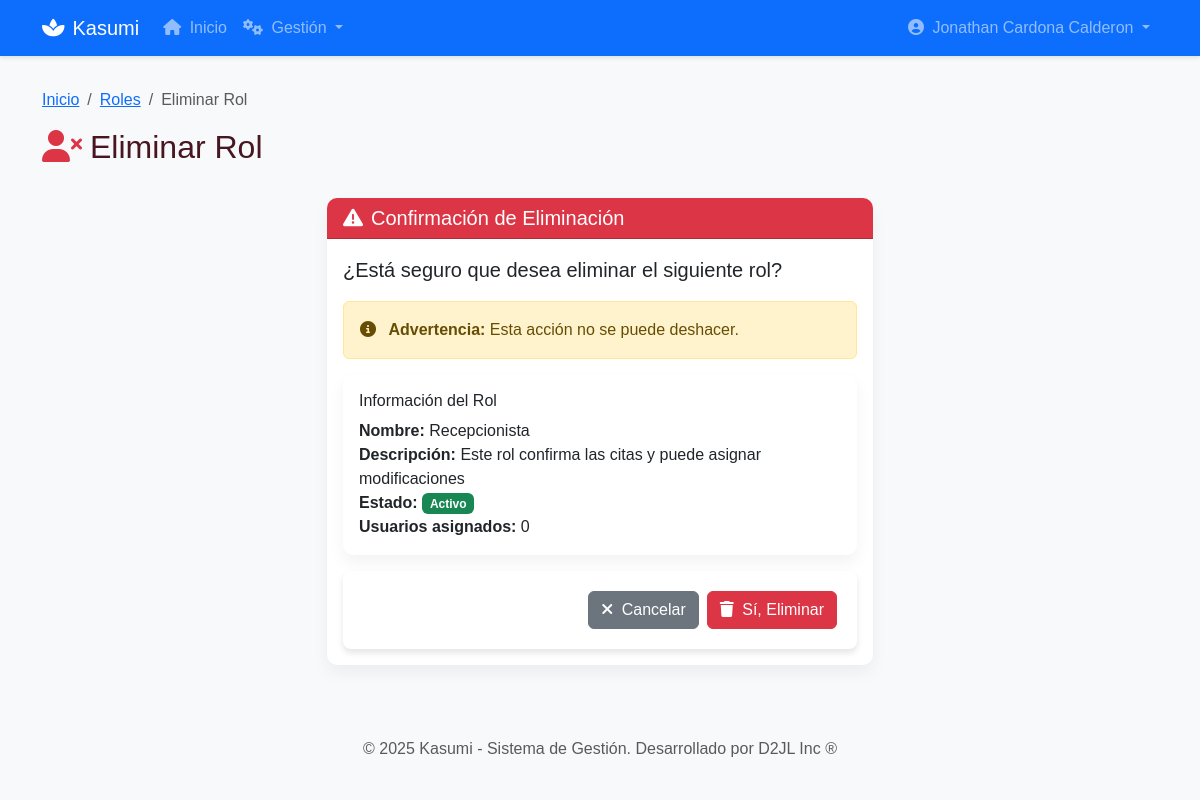
The app's page /usuarios/roles/eliminar/1/ (signed in) with its own data.
### accounts/models.py (models this page shows, shortened)
class Usuario(AbstractUser):
    TIPO_DOCUMENTO_CHOICES = [
        ('CC', 'Cédula de Ciudadanía'),
        ('CE', 'Cédula de Extranjería'),
        ('TI', 'Tarjeta de Identidad'),
        ('PAS', 'Pasaporte'),
    ]
    username = None
    email = models.EmailField(_('email address'), unique=True)
    tipo_documento = models.CharField(
        max_length=3,
        choices=TIPO_DOCUMENTO_CHOICES,
        default='CC',
        verbose_name='Tipo de Documento'
    )
    numero_documento = models.CharField(
        max_length=20,
        unique=True,
        verbose_name='Número de Documento'
    )
    telefono = models.CharField(max_length=15, blank=True, verbose_name='Teléfono')
    direccion = models.TextField(blank=True, verbose_name='Dirección')
    ciudad = models.CharField(max_length=100, blank=True, verbose_name='Ciudad')
    fecha_nacimiento = models.DateField(null=True, blank=True, verbose_name='Fecha de Nacimiento')
    USERNAME_FIELD = 'email'
    REQUIRED_FIELDS = ['numero_documento', 'first_name', 'last_name']
    objects = UsuarioManager()
    class Meta:
        verbose_name = 'Usuario'
        verbose_name_plural = 'Usuarios'

### gestion_usuarios/models.py (models this page shows, shortened)
class Rol(models.Model):
    class Estado(models.TextChoices):
        ACTIVO = 'A', _('Activo')
        INACTIVO = 'I', _('Inactivo')
    nombre = models.CharField(max_length=50, unique=True, verbose_name=_('Nombre del Rol'))
    descripcion = models.TextField(blank=True, verbose_name=_('Descripción'))
    estado = models.CharField(
        max_length=1,
        choices=Estado.choices,
        default=Estado.ACTIVO,
        verbose_name=_('Estado')
    )
    fecha_creacion = models.DateTimeField(auto_now_add=True, verbose_name=_('Fecha de Creación'))
    fecha_actualizacion = models.DateTimeField(auto_now=True, verbose_name=_('Última Actualización'))
    puede_ver_usuarios = models.BooleanField(default=False, verbose_name=_('Puede ver usuarios'))
    puede_crear_usuarios = models.BooleanField(default=False, verbose_name=_('Puede crear usuarios'))
    puede_editar_usuarios = models.BooleanField(default=False, verbose_name=_('Puede editar usuarios'))
    puede_eliminar_usuarios = models.BooleanField(default=False, verbose_name=_('Puede eliminar usuarios'))
    puede_ver_reportes = models.BooleanField(default=False, verbose_name=_('Puede ver reportes'))
    puede_ver_configuracion = models.BooleanField(default=False, verbose_name=_('Puede ver configuración'))
    class Meta:
        verbose_name = _('Rol')
        verbose_name_plural = _('Roles')
        ordering = ['nombre']
    @property
    def esta_activo(self):
        return self.estado == self.Estado.ACTIVO

### gestion_usuarios/views.py (the view, shortened to what this page needs)
class EliminarRolView(LoginRequiredMixin, UserPassesTestMixin, DeleteView):
    model = Rol
    template_name = 'gestion_usuarios/roles/eliminar_rol.html'
    success_url = reverse_lazy('gestion_usuarios:lista_roles')
    def test_func(self):
        return self.request.user.is_staff

### templates/gestion_usuarios/roles/eliminar_rol.html (shortened to what this page needs)
{% extends "base.html" %}
{% load static %}
{% block content %}
<div class="row mb-4">
    <div class="col-12">
        <nav aria-label="breadcrumb">
            <ol class="breadcrumb">
                <li class="breadcrumb-item"><a href="{% url 'core:home' %}">Inicio</a></li>
                <li class="breadcrumb-item"><a href="{% url 'gestion_usuarios:lista_roles' %}">Roles</a></li>
                <li class="breadcrumb-item active">Eliminar Rol</li>
            </ol>
        </nav>
        <h2><i class="fas fa-user-times me-2 text-danger"></i>Eliminar Rol</h2>
    </div>
</div>
<div class="row">
    <div class="col-lg-6 mx-auto">
        <div class="card border-danger">
            <div class="card-header bg-danger text-white">
                <h5 class="mb-0"><i class="fas fa-exclamation-triangle me-2"></i>Confirmación de Eliminación</h5>
            </div>
            <div class="card-body">
                <p class="lead">¿Está seguro que desea eliminar el siguiente rol?</p>
                <div class="alert alert-warning">
                    <i class="fas fa-info-circle me-2"></i>
                    <strong>Advertencia:</strong> Esta acción no se puede deshacer.
                </div>
                <div class="card mb-3">
                    <div class="card-body">
                        <h6 class="card-title">Información del Rol</h6>
                        <ul class="list-unstyled mb-0">
                            <li><strong>Nombre:</strong> {{ object.nombre }}</li>
                            <li><strong>Descripción:</strong> {{ object.descripcion|default:"-" }}</li>
                            <li><strong>Estado:</strong>
                                {% if object.esta_activo %}
                                    <span class="badge bg-success">Activo</span>
                                {% else %}
                                    <span class="badge bg-danger">Inactivo</span>
                                {% endif %}
                            </li>
                            <li><strong>Usuarios asignados:</strong> {{ object.usuarios_asignados.count }}</li>
                        </ul>
                    </div>
                </div>
                <form method="post">
                    <div class="d-flex gap-2 justify-content-end">
                        <a href="{% url 'gestion_usuarios:lista_roles' %}" class="btn btn-secondary">
                            <i class="fas fa-times me-1"></i> Cancelar
                        </a>
                        <button type="submit" class="btn btn-danger">
                            <i class="fas fa-trash me-1"></i> Sí, Eliminar
                        </button>
                    </div>
                </form>
            </div>
        </div>
    </div>
</div>
{% endblock %}

### templates/base.html (shortened to what this page needs)
<!DOCTYPE html>
{% load static %}
<html lang="es">
<head>
    <link href="https://cdn.jsdelivr.net/npm/bootstrap@5.3.3/dist/css/bootstrap.min.css" rel="stylesheet">
    <link rel="stylesheet" href="https://cdnjs.cloudflare.com/ajax/libs/font-awesome/6.4.0/css/all.min.css">
    <link rel="stylesheet" href="{% static 'css/styles.css' %}">
</head>
<body class="{% block body_class %}{% endblock %}">
    {% if user.is_authenticated %}
    <nav class="navbar navbar-expand-lg navbar-dark bg-primary">
        <div class="container">
            <a class="navbar-brand" href="{% url 'core:home' %}">
                <i class="fas fa-spa me-2"></i>Kasumi
            </a>
            <div class="collapse navbar-collapse" id="navbarNav">
                <ul class="navbar-nav me-auto">
                    <li class="nav-item">
                        <a class="nav-link" href="{% url 'core:home' %}">
                            <i class="fas fa-home me-1"></i> Inicio
                        </a>
                    </li>
                    {% if user.is_staff %}
                    <li class="nav-item dropdown">
                        <a class="nav-link dropdown-toggle" href="#" id="gestionDropdown" role="button" data-bs-toggle="dropdown">
                            <i class="fas fa-cogs me-1"></i> Gestión
                        </a>
                    </li>
                    {% endif %}
                </ul>
                <ul class="navbar-nav">
                    <li class="nav-item dropdown">
                        <a class="nav-link dropdown-toggle" href="#" id="userDropdown" role="button" data-bs-toggle="dropdown">
                            <i class="fas fa-user-circle me-1"></i> {{ user.get_full_name|default:user.email }}
                        </a>
                    </li>
                </ul>
            </div>
        </div>
    </nav>
    {% endif %}
    <main class="container">
        {% block content %}{% endblock %}
    </main>
    <footer class="bg-light text-center text-muted py-4 mt-5">
        <div class="container">
            <p class="mb-0">© {% now "Y" %} Kasumi - Sistema de Gestión. <span class="d-none d-md-inline">Desarrollado por D2JL Inc ®</span></p>
        </div>
    </footer>
</body>
</html>

### static/css/styles.css (style rules this page uses)
:root { --background-color: #FBE9DB; --primary-color: #D55672; --secondary-color: #ADF5FF; --text-color: #481620; --accent-color: #0075A2; }
body { font-family: Arial, sans-serif; background-color: var(--background-color); color: var(--text-color); }
form { max-width: 700px; margin: 0 auto; padding: 20px; background-color: #fff; border-radius: 8px; box-shadow: 0 4px 6px rgba(0, 0, 0, 0.1); }
button { background-color: var(--primary-color); color: #fff; border: none; border-radius: 8px; padding: 10px; font-size: 16px; font-weight: bold; transition: background-color 0.3s ease, color 0.3s ease; }

### templates/base.html (style rules this page uses)
body { background-color: #f8f9fa; }
.navbar { margin-bottom: 2rem; box-shadow: 0 2px 4px rgba(0,0,0,.1); }
.card { border: none; border-radius: 10px; box-shadow: 0 0.5rem 1rem rgba(0, 0, 0, 0.05); }
.card-header { border-radius: 10px 10px 0 0 !important; font-weight: 600; }

### records on screen
Usuario: get_full_name "Jonathan Cardona Calderon"
Rol: nombre "Recepcionista", descripcion "Este rol confirma las citas y puede asignar modificaciones", usuarios_asignados.count "0"
